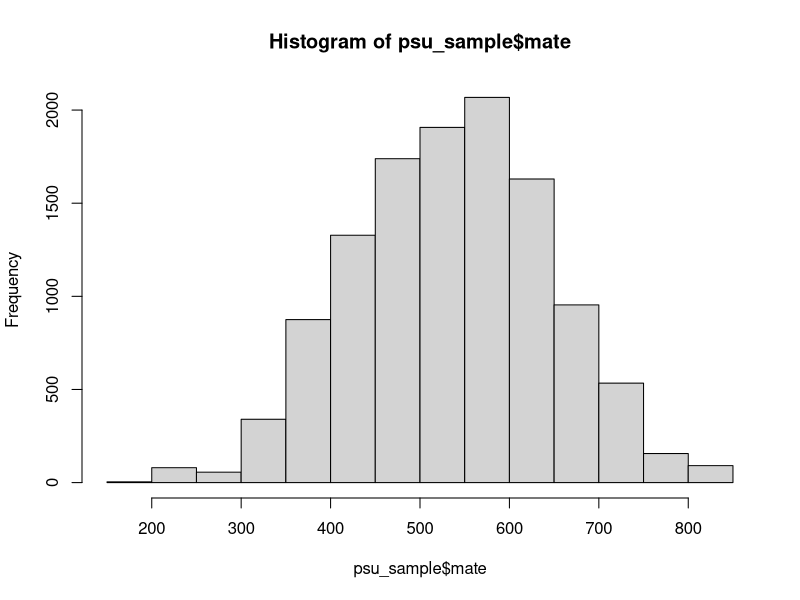
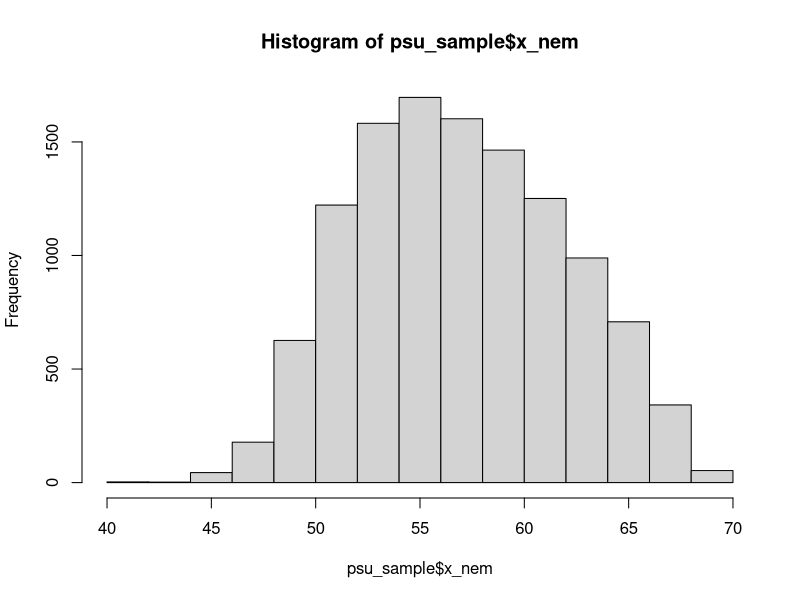
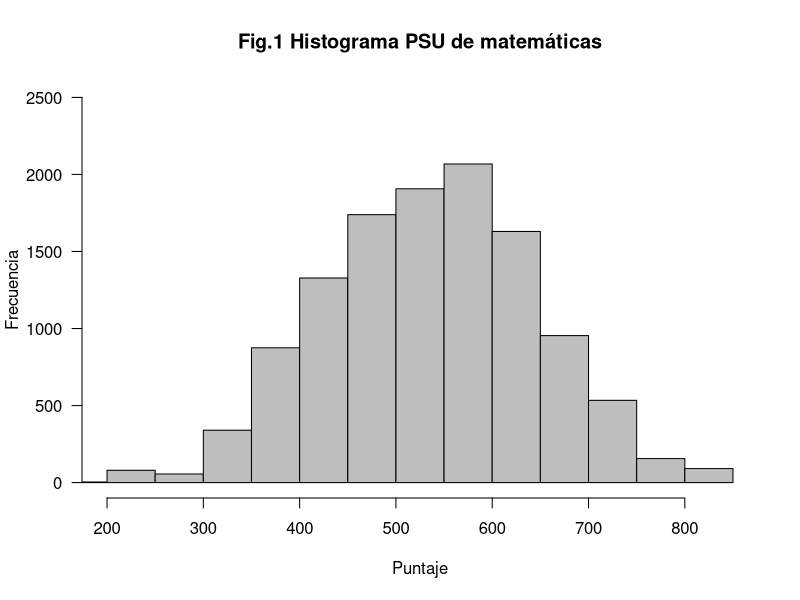
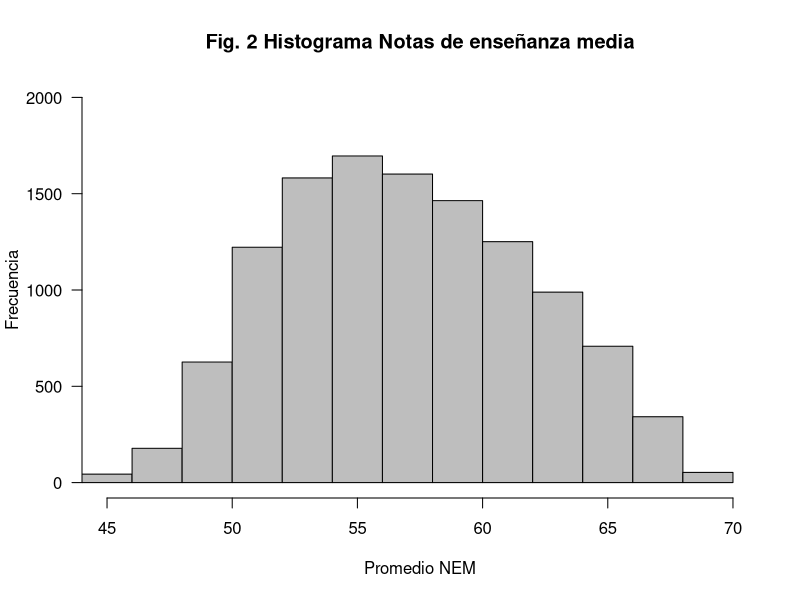
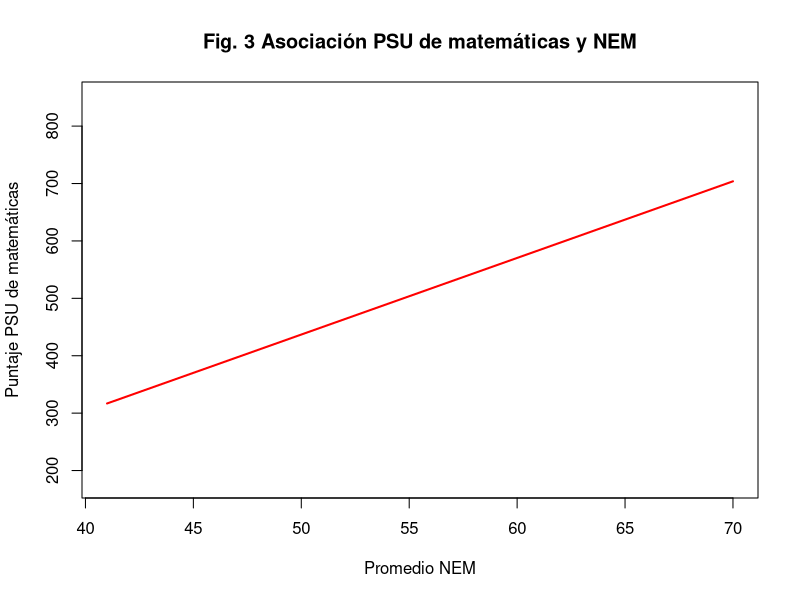
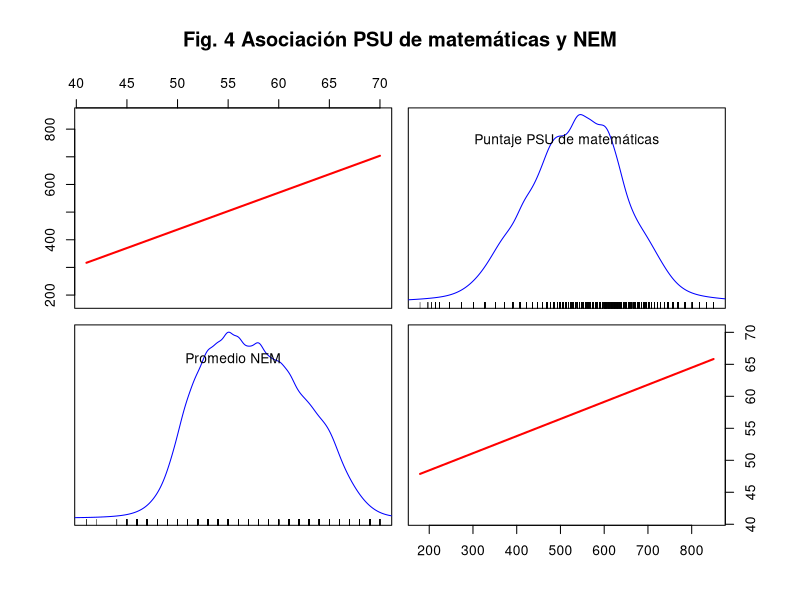
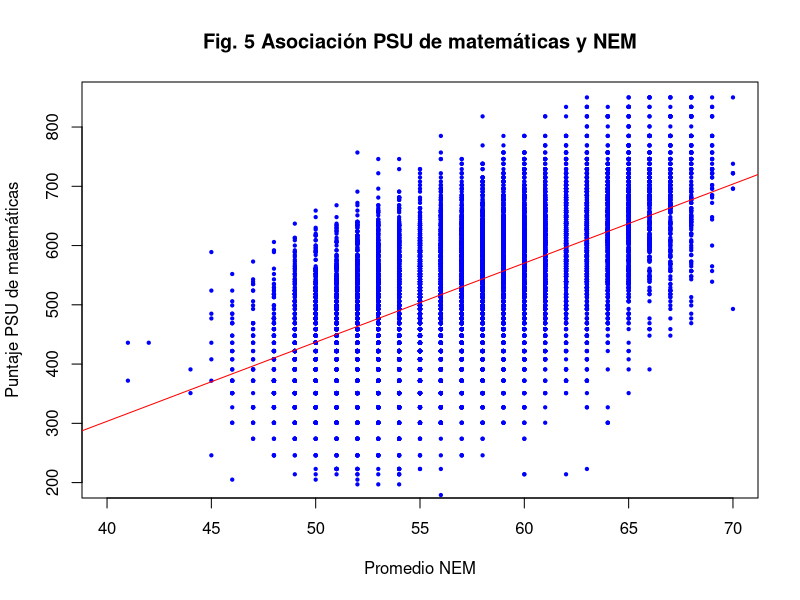
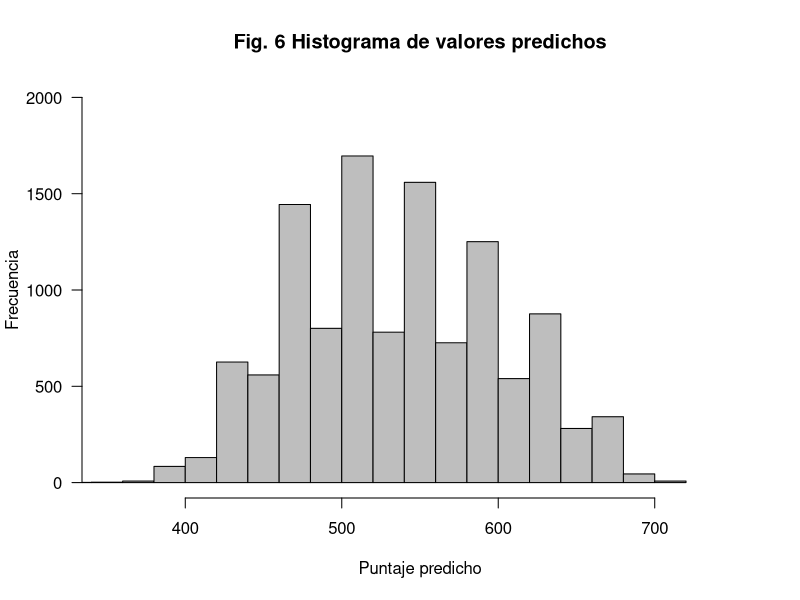

The R script that drew these images, in order:
## ---- chunk 1
##Configuraciones iniciales
rm(list = ls()) #Limpiamos la memoria
#install.packages("dplyr")#Para manipulación de datos
#install.packages("car")#Funciones para estimar regresiones
#install.packages("haven") #lectura/importar de bases de datos en stata

##Cargar librerías
library(dplyr)
library(car)
library(haven)
#search() #Revisamos los paquetes y herramientas instaladas
options(scipen=999) #Desactivamos la notación científica
## ---- chunk 2
#Importamos la base que está en formato dta
psu_sample <- read_dta("psu_sample.dta")
#Transformamos a un marco de datos
psu_sample <- as.data.frame(psu_sample)
#Seleccionamos las variables:
#V. Dependiente: Puntaje en la prueba de matemáticas (mate) 
#V. Independiente: Promedio notas medias (x_nem)
psu_sample <- subset(psu_sample, select = c(mate,x_nem))
head(psu_sample)
## ---- chunk 3
summary(psu_sample$mate)
sd(psu_sample$mate) 
summary(psu_sample$x_nem)
sd(psu_sample$x_nem)
## ---- chunk 4
#Histogramas sin especificaciones
hist(psu_sample$mate)
hist(psu_sample$x_nem)

#Figura de calidad
?hist #Revisamos las opciones de la función
hist(psu_sample$mate, 
     main="Fig.1 Histograma PSU de matemáticas", #Nombre del histograma
     ylab = "Frecuencia", #Etiqueta el eje y
     xlab="Puntaje",      #Etiqueta el eje y
     border="black",      #Color del borde de cada barra
     col = "gray",        #Color al interior de cada barra
     xlim=c(200,850),     #Límites del eje x
     ylim=c(0,2500),      #Límites del eje y
     las=1,               #Orientación de los datos del eje x
     breaks=20)           #Quiebre de cada barra
  
hist(psu_sample$x_nem, 
     main="Fig. 2 Histograma Notas de enseñanza media",
     ylab = "Frecuencia",
     xlab="Promedio NEM",
     border="black",
     col = "gray",
     xlim=c(45,70), 
     ylim=c(0,2000),
     las=1,
     breaks=20)
## ---- chunk 5
#General
#?scatterplot #Consultamos la función
scatterplot(psu_sample$x_nem, psu_sample$mate,
            boxplots=FALSE, #quitamos boxplots
            regLine = list(col="red"), #agregamos una línea de asociación
            grid = FALSE, #sacamos el fondo cuadriculado
            smooth=FALSE, #limpiamos de otras estimaciones
            cex = 0,    #Tamaño relativo de cada estimación 
            main = "Fig. 3 Asociación PSU de matemáticas y NEM",
            ylab = "Puntaje PSU de matemáticas",
            xlab = "Promedio NEM") 

#Matriz
#?scatterplotMatrix #Exploramos la función
scatterplotMatrix(~x_nem + mate, data=psu_sample,
                  regLine = list(col="red"), #agregamos una línea de asociación
                  plot.points = FALSE, #Sacamos cada uno de los valores
                  smooth=FALSE, #limpiamos de otras estimaciones,
                  var.labels=c("Promedio NEM", "Puntaje PSU de matemáticas"), cex.labels = 1,
                  main = "Fig. 4 Asociación PSU de matemáticas y NEM", row1attop = F)
## ---- chunk 6
cor(psu_sample$mate, psu_sample$x_nem, method = "pearson")
## ---- chunk 7
#Generamos un objeto con la información de la regresión 
m1 <- lm(mate~x_nem,data=psu_sample)
summary(m1)

#Estimación manual de cada coeficiente
#Coeficiente de regresión 
beta <- cov(psu_sample$x_nem,psu_sample$mate)/var(psu_sample$x_nem)
beta
#Intercepto
mean(psu_sample$mate) - beta*mean(psu_sample$x_nem)
# Modelo is Yi = -230.38 + 13.35*X 

#Ajustes del modelo
#R Cuadrado ajustado: 0.3572
summary(m1)$r.square
#Otra opción
sse = sum((fitted(m1) - mean(psu_sample$mate))^2) # SSE
ssr = sum((fitted(m1) - psu_sample$mate)^2) # SSR
1 - (ssr/(sse + ssr))

#R Cuadrado no ajustado: 0.3571
summary(m1)$adj.r.squared

#Graficamos la regresión 
plot(psu_sample$x_nem, psu_sample$mate,
     col  = "blue", pch = 19, cex = 0.3, lty = "solid", lwd = 2,
     xlim=c(40,70), 
     ylim=c(200,850),
     main = "Fig. 5 Asociación PSU de matemáticas y NEM",
     ylab = "Puntaje PSU de matemáticas",
     xlab = "Promedio NEM")
abline(lm(mate ~ x_nem,data=psu_sample), col="red")

## ---- chunk 8
#Primero identificamos el promedio NEM más bajo
min(psu_sample$x_nem)
#Segundo identificamos el promedio NEM más bajo
median(psu_sample$x_nem)
#Tercero identificamos el promedio NEM más alto
max(psu_sample$x_nem)

#Podemos obtener esta información en una línea de código
summary(psu_sample$x_nem)

#Con esta información estimamos el valor predicho en la PSU de matemáticas para cada promedio:
#Puntaje PSU mate para el promedio NEM más bajo
-230.3834 + 13.3462*41
#Puntaje PSU mate para el promedio NEM del ubicado en el centro de la distribución
-230.3834 + 13.3462*57
#Puntaje PSU mate para el promedio NEM más alto
-230.3834 + 13.3462*70

## ---- chunk 9
#Generamos una nueva variable (columna) a nuestro marco de datos con los valores predichos
#Manualmente
psu_sample$predict <- -230.3834 + 13.3462*psu_sample$x_nem
#Lo podemos extraer de nuestra regresión
psu_sample$predict <- predict(m1)
#Obtenemos los descriptivos de la variable
mean(psu_sample$predict)
sd(psu_sample$predict)

#Generamos un histograma de calidad
hist(psu_sample$predict, 
     main="Fig. 6 Histograma de valores predichos",
     ylab = "Frecuencia",
     xlab="Puntaje predicho",
     border="black",
     col = "gray",
     xlim=c(350,750), 
     ylim=c(0,2000),
     las=1,
     breaks=20)
## ---- chunk 10
#Estimamos los residuos
#Manualmente
psu_sample$residuo <- psu_sample$mate - psu_sample$predict
#Lo podemos extraer de nuestra regresión
psu_sample$residuo <- residuals(m1)
#Revisamos nuestra base de datos
head(psu_sample)

#Correlación de valores predichos y residuos
cor(psu_sample$predict, psu_sample$residuo)

#Gráfico entre valores predichos y residuos
plot(psu_sample$predict, psu_sample$residuo,
     col="blue", pch = 19, cex = 0.3, lty = "solid", lwd = 2,
     main = "Fig. 7 entre valores predichos y residuos",
     ylab = "Residuos",
     xlab = "Valores predichos PSU matemáticas")
abline(lm(predict ~ residuo,data=psu_sample), col="red")

#Generamos una nueva columna con los residuos en valor absoluto
min(abs(psu_sample$residuo))
max(abs(psu_sample$residuo))
psu_sample$absres <- abs(psu_sample$residuo)
#Identificamos la observación con menor residuo
minres <- psu_sample %>% 
  filter(absres==min(psu_sample$absres))
#Identificamos la observación con mayor residuo
maxres <- psu_sample %>% 
  filter(absres==max(psu_sample$absres))

#Podemos tener una idea general de nuestros residuos:
?arrange #Nos permite ordenar una base de datos
psu_sample <- arrange(psu_sample, absres)
brief(psu_sample)
